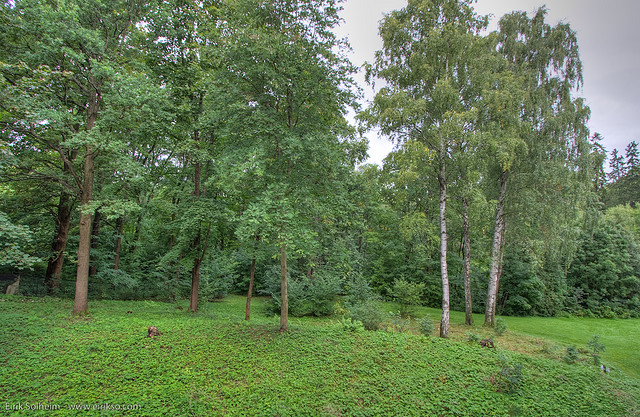
%> input picture summer.jpg, 640 x 417 px
$ octave matlab.m   (GNU Octave 9; MATLAB toolbox functions it lacks are replaced by stand-ins)
%> lines starting %> are read from the running program, lines starting %| are printed output that depends on the picture
%HighFiImage = im2double(imread('http://cvcl.mit.edu/hybrid/littledog.jpg'))/255;
%LowFiImage = im2double(imread('http://cvcl.mit.edu/hybrid/cat2.jpg'))/255;
HighFiImage = im2double(imread('/Users/nathan/Development/CSE559-HybridImages/summer.jpg'))/255;
HighFiImage = rgb2gray(HighFiImage);
%> HighFiImage: size 417x640 double
LowFiImage = im2double(imread('/Users/nathan/Development/CSE559-HybridImages/fall.jpg'))/255;
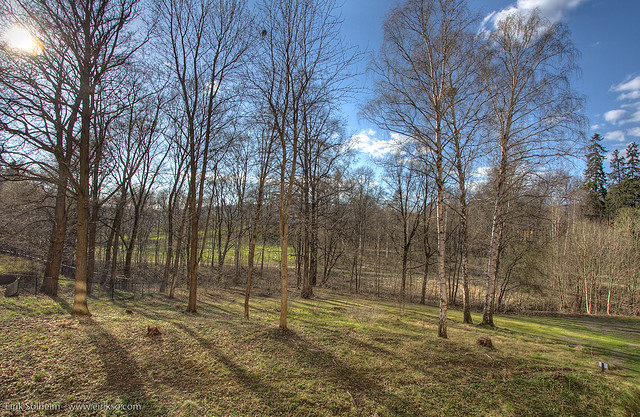
%> input picture fall.jpg, 640 x 417 px
LowFiImage = rgb2gray(LowFiImage);
%> LowFiImage: size 417x640 double

hs =50;
fftsize = 1024;
%Gaussian = fspecial('gaussian', hs*2+1, 5);
Gaussian = fspecial('gaussian', hs*2+1, 5);
FftHighFiImage = fft2(HighFiImage, fftsize, fftsize);
FftGaussian = fft2(Gaussian, fftsize, fftsize);
HighFiImageFiltered = ifft2(FftHighFiImage .* FftGaussian);
HighFiImageFiltered =  HighFiImageFiltered(1+hs:size(HighFiImage,1)+hs, 1+hs:size(HighFiImage,2)+hs);
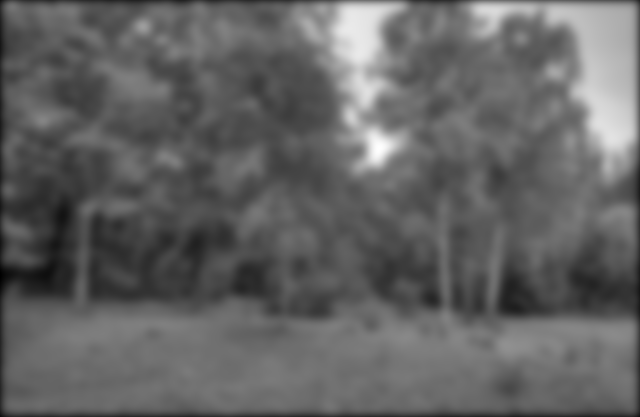
%> HighFiImageFiltered: size 417x640 double; min 0.00026, max 0.00381, mean 0.00164; drawn with min black and max white
%figure(1), imagesc(HighFiImageFiltered);
%figure(1), imagesc(log(abs(fftshift(FftHighFiImage)))), axis image
figure(2), imagesc(HighFiImageFiltered);
%> after `imagesc(HighFiImageFiltered)`:
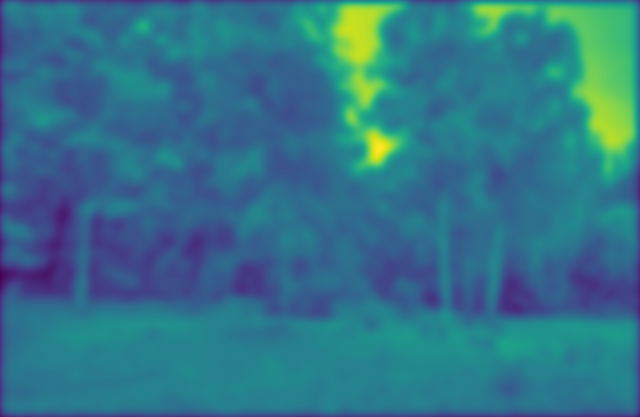
%> displayed picture: size 417x640x3, on the screen's scale of 0 to 255; mean R, G, B 49.5, 116.6, 137.5

%Gaussian = fspecial('gaussian', hs*2+1, 5);
Gaussian = fspecial('gaussian', hs*2+1, 5);
FftHighFiImage = fft2(HighFiImage, fftsize, fftsize);
FftGaussian = fft2(Gaussian, fftsize, fftsize);
FftLowFiImage = fft2(LowFiImage, fftsize, fftsize);
LowFiImageFiltered = ifft2(FftLowFiImage .* FftGaussian);
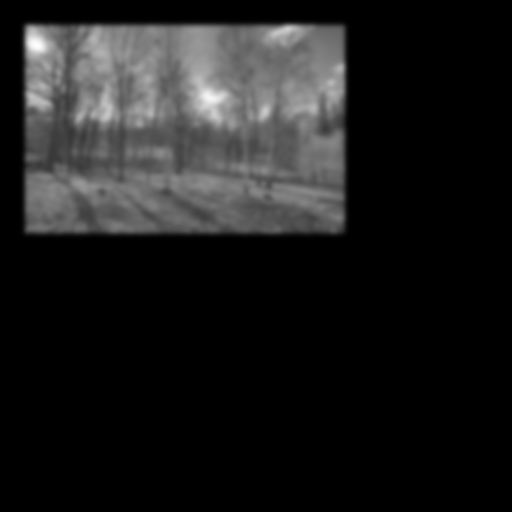
%> LowFiImageFiltered: size 1024x1024 double (shown at 1/2 size); min -1.52e-18, max 0.00378, mean 0.00043; drawn with min black and max white
LowFiImageFiltered =  LowFiImageFiltered(1+hs:size(LowFiImage,1)+hs, 1+hs:size(LowFiImage,2)+hs);
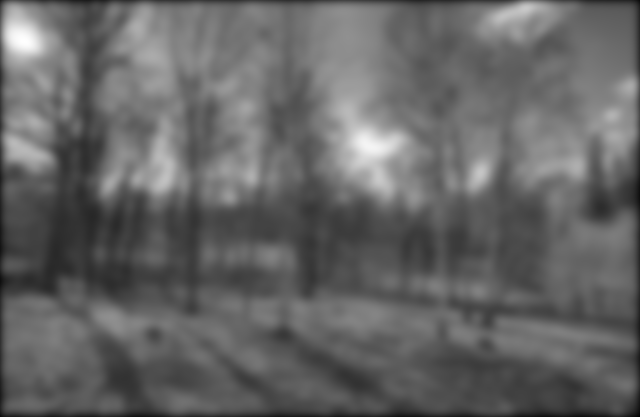
%> LowFiImageFiltered: size 417x640 double; min 0.00027, max 0.00378, mean 0.00166; drawn with min black and max white
LaplacianFilteredImage = LowFiImage - LowFiImageFiltered;
%imagesc(LaplacianFilteredImage)
%figure(3), imagesc(log(abs(fftshift(FftLowFiImage)))), axis image
figure(4), imagesc(LaplacianFilteredImage);
%> after `imagesc(LaplacianFilteredImage)`:
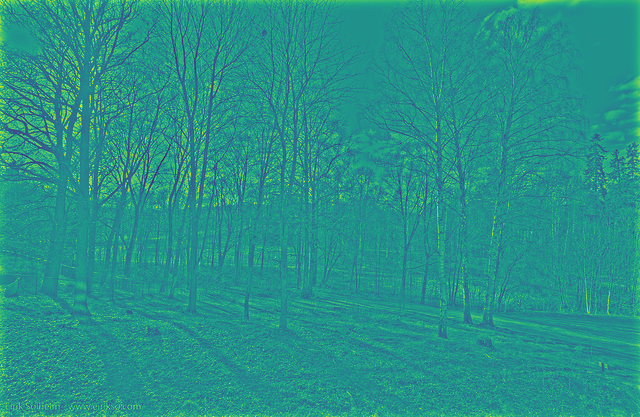
%> displayed picture: size 417x640x3, on the screen's scale of 0 to 255; mean R, G, B 38.1, 146, 136.9


HybridImage = real(LaplacianFilteredImage + HighFiImageFiltered);
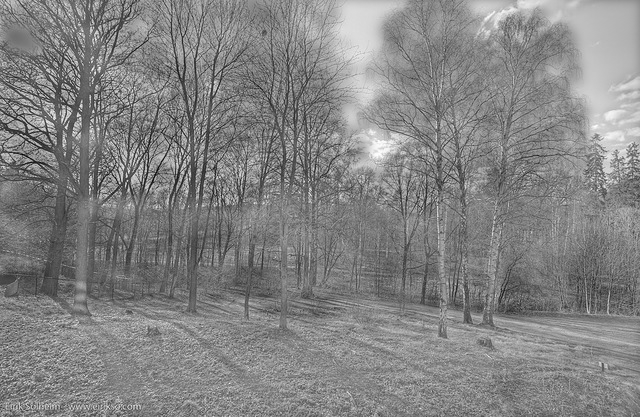
%> HybridImage: size 417x640 double; min -0.0011, max 0.00425, mean 0.00167; drawn with min black and max white
HybridImage = HybridImage - min(min(HybridImage));
HybridImage = HybridImage / max(max(HybridImage));

figure(5), imagesc(HybridImage), colormap gray, axis off, axis image, title('Hybrid Image');
imwrite(HybridImage, '/Users/nathan/Development/CSE559-HybridImages/summer-fall-filtered.jpg');
